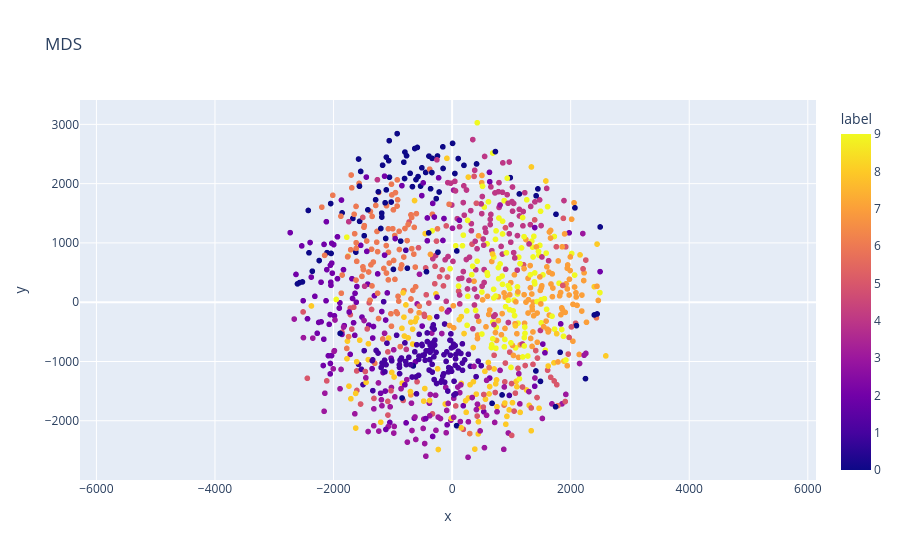

Notebook source saved alongside this figure:
### Code cell
TARGET = 'label'

#mnist_df_subset = df.loc[:, :].copy()
#y_train

fig = px.scatter(x=X_reduced[:,0], y=X_reduced[:,1], color=mds_df_subset[TARGET], title='MDS')
fig.update_layout(coloraxis_colorbar=dict(title=TARGET), height=1000)
fig.update_yaxes(scaleanchor = 'x', scaleratio=1)
fig.show()

### Figure 1 — Plotly figure (JSON) as saved in the notebook; plotly's stock layout.template omitted (floating-point values rounded to 4 significant figures; data arrays with more than 128 entries replaced by an {"elided": "..."} marker saying what was removed)
{"data": [{"hovertemplate": "x=%{x}<br>y=%{y}<br>color=%{marker.color}<extra></extra>", "legendgroup": "", "marker": {"color": {"elided": "1001 int values"}, "coloraxis": "coloraxis", "symbol": "circle"}, "mode": "markers", "name": "", "showlegend": false, "type": "scattergl", "x": {"elided": "1001 float values"}, "xaxis": "x", "y": {"elided": "1001 float values"}, "yaxis": "y"}], "layout": {"autosize": true, "coloraxis": {"colorbar": {"title": {"text": "label"}}, "colorscale": [[0, "#0d0887"], [0.1111, "#46039f"], [0.2222, "#7201a8"], [0.3333, "#9c179e"], [0.4444, "#bd3786"], [0.5556, "#d8576b"], [0.6667, "#ed7953"], [0.7778, "#fb9f3a"], [0.8889, "#fdca26"], [1, "#f0f921"]]}, "legend": {"tracegroupgap": 0}, "title": {"text": "MDS"}, "xaxis": {"anchor": "y", "autorange": true, "domain": [0, 1], "range": [-3072.0, 2934.0], "title": {"text": "x"}, "type": "linear"}, "yaxis": {"anchor": "x", "autorange": true, "domain": [0, 1], "range": [-4247.0, 4659.0], "scaleanchor": "x", "scaleratio": 1, "title": {"text": "y"}, "type": "linear"}}}
